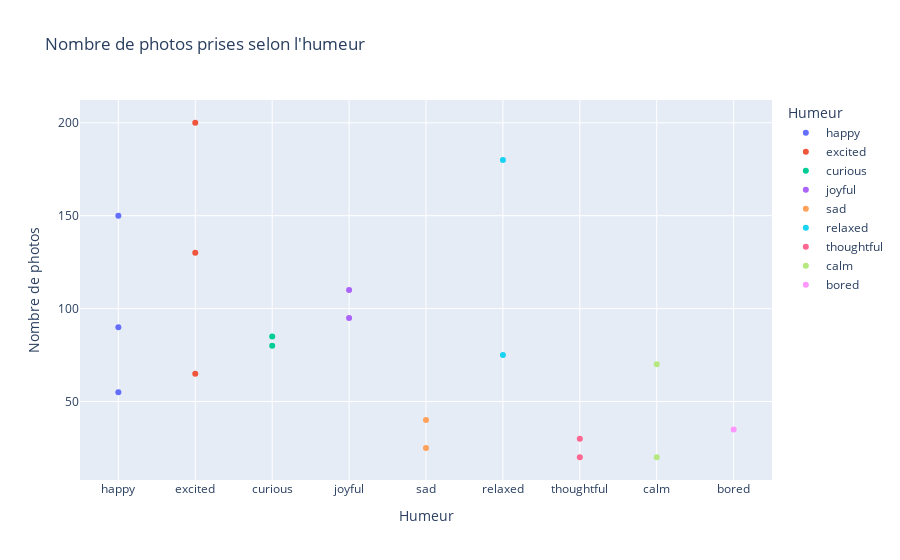

Notebook cell for this chart:
### Markdown cell above
**TODO**

- Créer un graphique de type scatter plot avec mood en abscisse et photos en ordonnée
- Ajouter une info-bulle avec les noms de ville
- Afficher le graphique

### Code cell
# Write your code here

# Création du graphique
fig_scatter = px.scatter(
    df_clean_travel_exclusion,
    x='mood',
    y='photos',
    hover_name='city', 
    title='Nombre de photos prises selon l\'humeur',
    labels={
        'mood': 'Humeur',
        'photos': 'Nombre de photos'
    },
    color='mood', 
)

fig_scatter.show()

### Figure 1 — Plotly figure (JSON) as saved in the notebook; plotly's stock layout.template omitted (floating-point values rounded to 4 significant figures)
{"data": [{"hovertemplate": "<b>%{hovertext}</b><br><br>Humeur=%{x}<br>Nombre de photos=%{y}<extra></extra>", "hovertext": ["Paris", "Strasbourg", "Toulouse"], "legendgroup": "happy", "marker": {"color": "#636efa", "symbol": "circle"}, "mode": "markers", "name": "happy", "orientation": "v", "showlegend": true, "type": "scatter", "x": ["happy", "happy", "happy"], "xaxis": "x", "y": [150, 55, 90], "yaxis": "y"}, {"hovertemplate": "<b>%{hovertext}</b><br><br>Humeur=%{x}<br>Nombre de photos=%{y}<extra></extra>", "hovertext": ["Paris", "Bordeaux", "Nantes"], "legendgroup": "excited", "marker": {"color": "#EF553B", "symbol": "circle"}, "mode": "markers", "name": "excited", "orientation": "v", "showlegend": true, "type": "scatter", "x": ["excited", "excited", "excited"], "xaxis": "x", "y": [130, 200, 65], "yaxis": "y"}, {"hovertemplate": "<b>%{hovertext}</b><br><br>Humeur=%{x}<br>Nombre de photos=%{y}<extra></extra>", "hovertext": ["Lyon", "Toulouse"], "legendgroup": "curious", "marker": {"color": "#00cc96", "symbol": "circle"}, "mode": "markers", "name": "curious", "orientation": "v", "showlegend": true, "type": "scatter", "x": ["curious", "curious"], "xaxis": "x", "y": [80, 85], "yaxis": "y"}, {"hovertemplate": "<b>%{hovertext}</b><br><br>Humeur=%{x}<br>Nombre de photos=%{y}<extra></extra>", "hovertext": ["Lyon", "Montpellier"], "legendgroup": "joyful", "marker": {"color": "#ab63fa", "symbol": "circle"}, "mode": "markers", "name": "joyful", "orientation": "v", "showlegend": true, "type": "scatter", "x": ["joyful", "joyful"], "xaxis": "x", "y": [95, 110], "yaxis": "y"}, {"hovertemplate": "<b>%{hovertext}</b><br><br>Humeur=%{x}<br>Nombre de photos=%{y}<extra></extra>", "hovertext": ["Marseille", "Nice"], "legendgroup": "sad", "marker": {"color": "#FFA15A", "symbol": "circle"}, "mode": "markers", "name": "sad", "orientation": "v", "showlegend": true, "type": "scatter", "x": ["sad", "sad"], "xaxis": "x", "y": [25, 40], "yaxis": "y"}, {"hovertemplate": "<b>%{hovertext}</b><br><br>Humeur=%{x}<br>Nombre de photos=%{y}<extra></extra>", "hovertext": ["Marseille", "Nice"], "legendgroup": "relaxed", "marker": {"color": "#19d3f3", "symbol": "circle"}, "mode": "markers", "name": "relaxed", "orientation": "v", "showlegend": true, "type": "scatter", "x": ["relaxed", "relaxed"], "xaxis": "x", "y": [75, 180], "yaxis": "y"}, {"hovertemplate": "<b>%{hovertext}</b><br><br>Humeur=%{x}<br>Nombre de photos=%{y}<extra></extra>", "hovertext": ["Bordeaux", "Strasbourg"], "legendgroup": "thoughtful", "marker": {"color": "#FF6692", "symbol": "circle"}, "mode": "markers", "name": "thoughtful", "orientation": "v", "showlegend": true, "type": "scatter", "x": ["thoughtful", "thoughtful"], "xaxis": "x", "y": [30, 20], "yaxis": "y"}, {"hovertemplate": "<b>%{hovertext}</b><br><br>Humeur=%{x}<br>Nombre de photos=%{y}<extra></extra>", "hovertext": ["Nantes", "Grenoble"], "legendgroup": "calm", "marker": {"color": "#B6E880", "symbol": "circle"}, "mode": "markers", "name": "calm", "orientation": "v", "showlegend": true, "type": "scatter", "x": ["calm", "calm"], "xaxis": "x", "y": [70, 20], "yaxis": "y"}, {"hovertemplate": "<b>%{hovertext}</b><br><br>Humeur=%{x}<br>Nombre de photos=%{y}<extra></extra>", "hovertext": ["Montpellier"], "legendgroup": "bored", "marker": {"color": "#FF97FF", "symbol": "circle"}, "mode": "markers", "name": "bored", "orientation": "v", "showlegend": true, "type": "scatter", "x": ["bored"], "xaxis": "x", "y": [35], "yaxis": "y"}], "layout": {"legend": {"title": {"text": "Humeur"}, "tracegroupgap": 0}, "title": {"text": "Nombre de photos prises selon l'humeur"}, "xaxis": {"anchor": "y", "categoryarray": ["happy", "excited", "curious", "joyful", "sad", "relaxed", "thoughtful", "calm", "bored"], "categoryorder": "array", "domain": [0, 1], "title": {"text": "Humeur"}}, "yaxis": {"anchor": "x", "domain": [0, 1], "title": {"text": "Nombre de photos"}}}}
